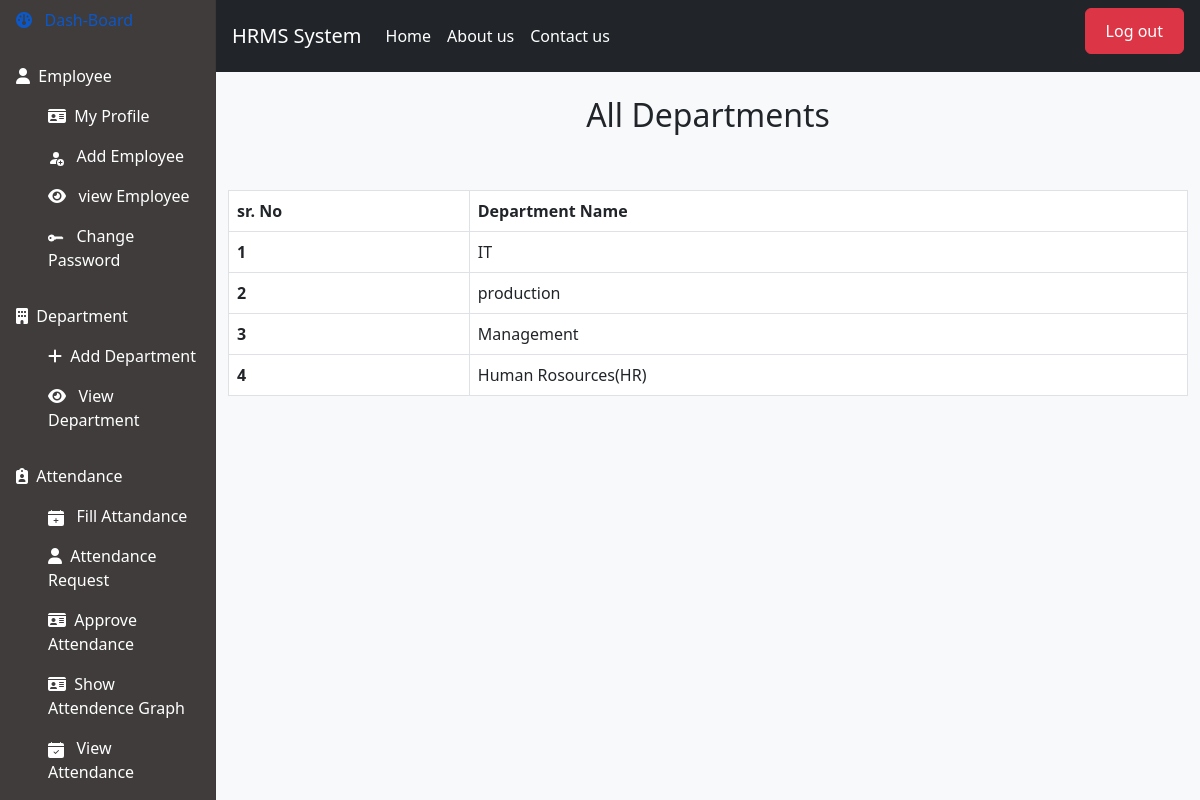
The app's page /view_department/ (signed in), older data.
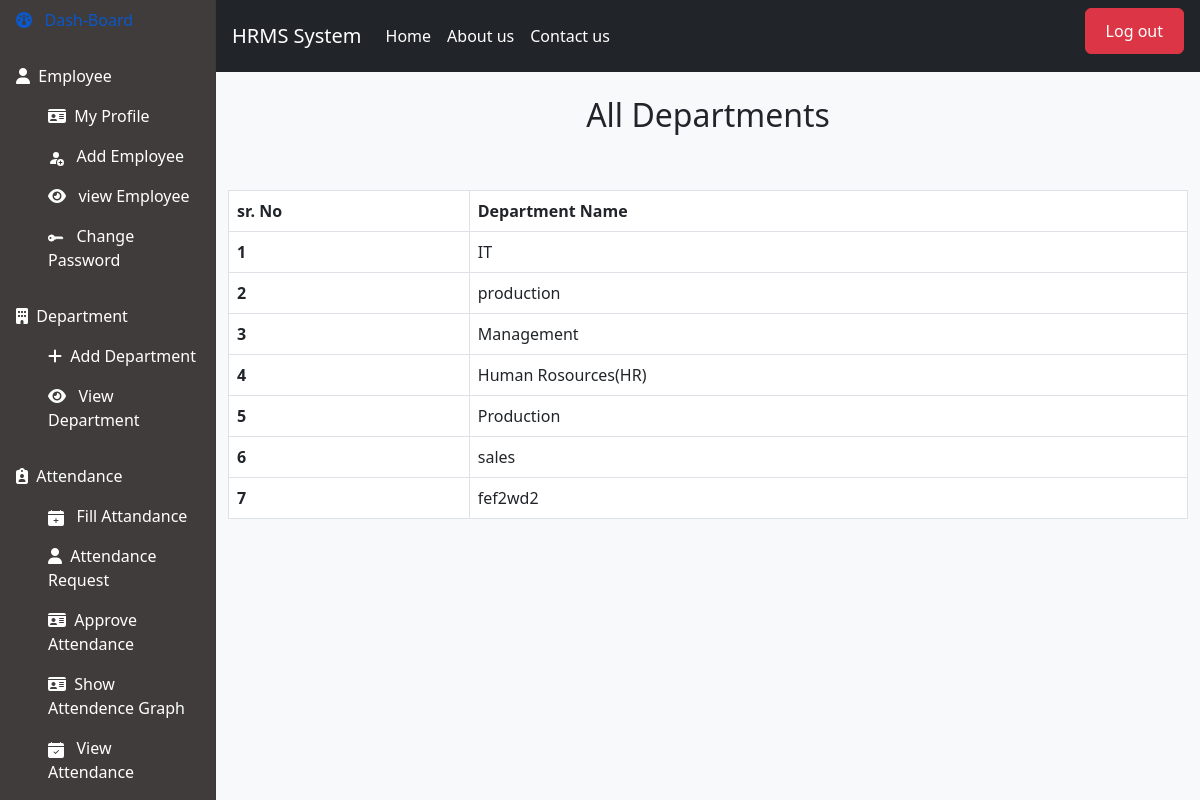
The same page, newer data.
### hr/models.py (models this page shows, shortened)
class Department(models.Model):
    id = models.BigAutoField(unique=True, primary_key=True)
    department_name=models.CharField(max_length=50)
    added_by = models.ForeignKey(User, on_delete=models.CASCADE, default=None, null=True, blank=True)

### hr/views.py (the view)
# urls.py: path('view_department/',view_department,name='view_department'),
def view_department(request):
    user = User.objects.filter(username=request.session.get('username'))
    emp_id = Employee.objects.filter(user=user[0]).first()
    context = {
        'deps': Department.objects.all(),
        'is_hr': emp_id.is_hr
    }
    return render(request, 'view_department.html', context)

### hr/templates/view_department.html (shortened to what this page needs)
{% extends "index.html" %}
{% block mycontent %}
<div class="container mt-4">
    <h2 class="text-center">All Departments</h2>
    <br><br>
    <table class="table table-bordered">
        <thead>
            <tr>
                <th>sr. No</th>
                <th>Department Name</th>
            </tr>
        </thead>
        <tbody>
                {% for dep in deps%}
                <tr>
                  <th scope="row">{{ forloop.counter }}</th>
                  <td>{{dep.department_name}}</td>
                {% endfor %}
        </tbody>
    </table>
</div>
{% endblock %}

### hr/templates/index.html (shortened to what this page needs)
<!doctype html>
<html lang="en">
{% load static %}
<head>
  <link href="https://cdn.jsdelivr.net/npm/bootstrap@5.3.0/dist/css/bootstrap.min.css" rel="stylesheet"
>
  <link rel="stylesheet" href="{% static 'css/style.css' %}">
</head>
<body>
  <main class="main-container">
    <aside class="side-bar">
      <nav class="nav d-flex flex-column">
        <ul class="Employee ul-main">
          <li>
            <a class="nav-link active" href="{% url 'index' %}">
              <i class="fa-solid fa-gauge"></i> &nbsp; Dash-Board
            </a>
          </li>
        </ul>
        <ul class="Employee ul-main">
          <li>
            <a class="nav-link active" href="{% url 'my_profile'%}">
              <i class="fa-solid fa-user"></i>&nbsp; Employee
            </a>
          </li>
          <ul>
            <li>
              <a class="nav-link" href="{% url 'my_profile' %}">
                <i class="fa-solid fa-id-card"></i>&nbsp; My Profile
              </a>
            </li>
            {% if is_hr %}
            <li>
              <a class="nav-link" href="{% url 'add_employee'%}">
                 &nbsp; Add Employee
              </a>
            </li>
            <li>
              <a class="nav-link" href="{% url 'view_all_employee' %}">
                <i class="fa-solid fa-eye"></i> &nbsp; view Employee
              </a>
            </li>
            {% endif %}
             <li>
                <a class="nav-link active" href="{% url 'change_password' %}">
                  <svg xmlns="http://www.w3.org/2000/svg" width="16" height="16" fill="currentColor" class="bi bi-key-fill" viewBox="0 0 16 16">
                    <path d="M3.5 11.5a3.5 3.5 0 1 1 3.163-5H14L15.5 8 14 9.5l-1-1-1 1-1-1-1 1-1-1-1 1H6.663a3.5 3.5 0 0 1-3.163 2zM2.5 9a1 1 0 1 0 0-2 1 1 0 0 0 0 2z"/>
                  </svg>
                   &nbsp; Change Password
                </a>
              </li>
          </ul>
        </ul>
        {% if is_hr %}
        <ul class="Department ul-main">
          <li>
            <a class="nav-link active" href="">
              <i class="fa-solid fa-building"></i>&nbsp; Department
            </a>
          </li>
          <ul>
            <li>
              <a class="nav-link" href="{% url 'add_department' %}">
                <i class="fa-solid fa-plus"></i>&nbsp; Add Department
              </a>
            </li>
            <li>
              <a class="nav-link" href="{% url 'view_department' %}">
                <i class="fa-solid fa-eye"></i> &nbsp; View Department
              </a>
            </li>
          </ul>
        </ul>
        {% endif %}
        <ul class="Attendance ul-main">
          <li>
            <a class="nav-link active" href="#">
              <i class="fa-solid fa-clipboard-user"></i>&nbsp; Attendance
            </a>
          </li>
          <ul>
            <li>
              <a class="nav-link" href="{% url 'fill_attendance' %}">
                 &nbsp;
                Fill Attandance
              </a>
            </li>
            <li>
              <a class="nav-link active" href="{% url 'attendence_request'%}">
                <i class="fa-solid fa-user"></i>&nbsp; Attendance Request
              </a>
            </li>
            {% if is_hr %}
            <li>
              <a class="nav-link" href="{% url 'view_attendence_requests' %}">
                <i class="fa-solid fa-id-card"></i>&nbsp; Approve Attendance
                </a>
            </li>
            {% endif %}
             <li>
              <a class="nav-link" href="{% url 'show_attendence_graph' %}">
                <i class="fa-solid fa-id-card"></i>&nbsp; Show Attendence Graph
                </a>
            </li>
           <li>
            <a class="nav-link" href="{% url 'view_attendences' %}">
                  &nbsp; View Attendance
            </a>
            </li>
          </ul>
        </ul>
      </nav>
    </aside>
    <section class="section-page container-fluid bg-body-tertiary px-0">
      <nav class="navbar navbar-expand-lg navbar-dark bg-dark py-0 px-3">
        <a class="navbar-brand" href="#">HRMS System</a>
        <div class="collapse navbar-collapse">
          <ul class="navbar-nav me-auto mb-2 mb-lg-0">
            <li class="nav-item">
              <a class="nav-link active" aria-current="page" href="#">Home</a>
            </li>
            <li class="nav-item">
              <a class="nav-link" href="#">About us</a>
            </li>
            <li class="nav-item">
              <a class="nav-link" href="#">Contact us</a>
            </li>
          </ul>
        </div>
        <div class="navbar-text">
          <button class="btn btn-danger"> <a class="nav-link" href="{% url 'logout'%}">Log out</a></button>
        </div>
      </nav>
      {% block mycontent %}{% endblock %}
    </section>
  </main>
</body>
</html>

### hr/static/css/style.css (style rules this page uses)
* { margin: 0; padding: 0; box-sizing: border-box; }
.main-container { display: grid; grid-template-columns: 18% 82%; }
.side-bar { background-color: rgb(64, 60, 60); height: 100vh; overflow-y: auto; left: 0; top: 0; }
.ul-main { list-style: none; padding: 0px; }
li, .nav-link { list-style: none; color: white; }
section { box-shadow: 0 0 1px rgba(0, 0, 0, 0.3); }
input, button,textarea { width: 100%; padding-left: 20px; margin-bottom: 10px; border-radius: 5px; border: 1px solid #ccc; padding: 10px 20px !important; }

Row changes from the older to the newer data that the page shows:
added Department: department_name "Production"
added Department: department_name "sales"
added Department: department_name "fef2wd2"
